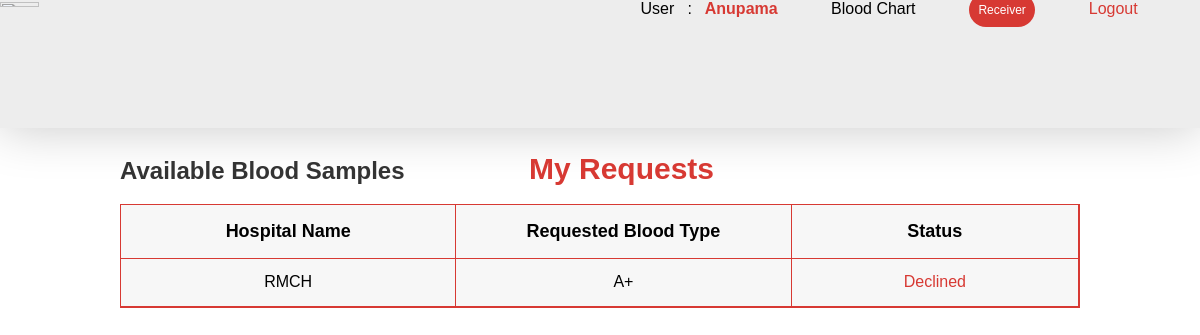
The app's page /rec_request.php (signed in) with its own data.
### tables this page shows
CREATE TABLE `receiver` (
  `fullname` varchar(50) NOT NULL,
  `email` varchar(60) NOT NULL,
  `blood` varchar(4) NOT NULL,
  `pasword` varchar(50) NOT NULL
);

CREATE TABLE `requests` (
  `rec_name` varchar(50) NOT NULL,
  `rec_email` varchar(50) NOT NULL,
  `rec_blood` varchar(5) NOT NULL,
  `hos_name` varchar(50) NOT NULL,
  `blood_req` varchar(4) NOT NULL,
  `Status` varchar(50) NOT NULL,
  `date` varchar(40) NOT NULL
);

### rec_request.php (the view, shortened to what this page needs)
<?php
include 'includes/dbh.inc.php';
$email = $_SESSION['rec_email'];
?>
<div class = 'topnav'>
<?php
$sql = "SELECT * FROM receiver WHERE email='$email'";
$result = mysqli_query( $conn, $sql );
while( $row = mysqli_fetch_assoc( $result ) ) {
    $user_first_name = $row['fullname'];
}
?>
<img
src = 'https://miro.medium.com/max/1838/1*KJACFKJ0GKtnhgR7OmlPFA.gif'
class = 'logo'
align = 'middle'
/>
<?php echo 'User &nbsp : &nbsp' ?>
<span class = 'user'>
<?php echo ucfirst( $user_first_name ) ?></span>&nbsp &nbsp &nbsp &nbsp &nbsp &nbsp
<a href='blood.php'class="blood">Blood Chart</a>&nbsp &nbsp &nbsp &nbsp &nbsp &nbsp
<span class="user1"><?php echo 'Receiver' ?></span>&nbsp &nbsp &nbsp &nbsp &nbsp &nbsp
<a href = 'logout.php' class="logout" alt = 'Logout'>Logout</a>
</div>
<head>
</head>
<body>
<a href = 'home.php' class = 'view'><h2 class = 'nonactive'>Available Blood Samples</h2></a>
<h2 class = 'active'>My Requests</h2>
<div class = 'table_container'>
<table class = 'table' cellpadding = '0' cellspacing = '0' border = '0'>
<thead>
<tr>
<th class="hospital">Hospital Name</th>
<th>Requested Blood Type</th>
<th class="status">Status</th>
</tr>
</thead>
<tbody>
<?php
$sql = "SELECT * FROM requests where rec_name='$user_first_name'";
$result = $conn->query($sql);
if ($result->num_rows > 0) {
  while($row = $result->fetch_assoc()) {
    $hos_name = $row['hos_name'];
    $blood_req = $row['blood_req'];
    $status= $row['Status'];
    echo '<tr>';
    echo '<td class="row">'.$hos_name.'</td>';
    echo '<td class="row">'.$blood_req.'</td>';
    echo '<td class="row stat">'.$status.'</td>';
    echo '</tr>';
  }
} else {
  echo "<h3>0 results</h3>";
}
?>
</tbody>
</body>

### rec_request.php (style rules this page uses)
* { margin:0; padding:0; font-family: 'Montserrat', sans-serif; }
.user { color: #d73933; font-weight: bold; }
.user1 { font-size:12px; border-radius: 20px; font-weight: 300; padding:.8%; color: white; background-color:#d73933; }
.blood { text-decoration:none; font-weight: 300; color:black; }
.logout { color:#d73933; text-decoration:none; font-weight: 300; }
.logo { width: 18%; height: auto; display: inline; margin-right: 35%; }
.topnav { margin-bottom: 2%; height: 16%; background-color:#ededed; box-shadow: 0 1px 50px #cacaca; }
.table { margin-left:10%; width: 80%; border: 1px solid #d73933; background-color:#F7F7F7; margin-top: 1.5%; }
.table th { font-size:18px; text-align:left; padding: 16px; border-bottom:1.5px solid #d73933; border-right:1px solid #d73933; text-align:center; }
.active { color:#d73933; margin-left:10%; font-size:30px; display:inline; }
.view { text-decoration:none; }
.nonactive { font-weight: 600; color:#333; font-weight:30px; display:inline; margin-left:10%; }
.status { width:30%; }
.hospital { width: 35%; }
td { border-bottom:1px solid #d73933; }
.row { text-align:center; padding:1.5%; border-right:1px solid #d73933; }
.stat { color:#d73933; }

### records on screen
receiver: fullname "Anupama"
requests: hos_name "RMCH", blood_req "A+", Status "Declined"
